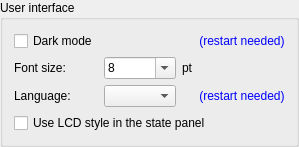
         <widget class="QGroupBox" name="grpUserInterface">
          <property name="title">
           <string>User interface</string>
          </property>
          <layout class="QVBoxLayout" name="verticalLayout_9">
           <item>
            <layout class="QGridLayout" name="gridLayout_3">
             <item row="2" column="0">
              <widget class="QLabel" name="lblLanguage">
               <property name="text">
                <string>Language:</string>
               </property>
              </widget>
             </item>
             <item row="1" column="1">
              <widget class="QComboBox" name="cboFontSize">
               <property name="sizePolicy">
                <sizepolicy hsizetype="Preferred" vsizetype="Fixed">
                 <horstretch>0</horstretch>
                 <verstretch>0</verstretch>
                </sizepolicy>
               </property>
               <property name="editable">
                <bool>true</bool>
               </property>
               <property name="currentText">
                <string>8</string>
               </property>
               <property name="maxCount">
                <number>10</number>
               </property>
               <property name="minimumContentsLength">
                <number>1</number>
               </property>
               <item>
                <property name="text">
                 <string>8</string>
                </property>
               </item>
               <item>
                <property name="text">
                 <string>9</string>
                </property>
               </item>
               <item>
                <property name="text">
                 <string>10</string>
                </property>
               </item>
               <item>
                <property name="text">
                 <string>11</string>
                </property>
               </item>
               <item>
                <property name="text">
                 <string>12</string>
                </property>
               </item>
              </widget>
             </item>
             <item row="1" column="3">
              <spacer name="horizontalSpacer_2">
               <property name="orientation">
                <enum>Qt::Orientation::Horizontal</enum>
               </property>
               <property name="sizeHint" stdset="0">
                <size>
                 <width>40</width>
                 <height>20</height>
                </size>
               </property>
              </spacer>
             </item>
             <item row="1" column="2">
              <widget class="QLabel" name="label_30">
               <property name="text">
                <string>pt</string>
               </property>
              </widget>
             </item>
             <item row="1" column="0">
              <widget class="QLabel" name="lblFontSize">
               <property name="text">
                <string>Font size:</string>
               </property>
              </widget>
             </item>
             <item row="2" column="1">
              <widget class="QComboBox" name="cboLanguage">
               <property name="sizePolicy">
                <sizepolicy hsizetype="Preferred" vsizetype="Fixed">
                 <horstretch>0</horstretch>
                 <verstretch>0</verstretch>
                </sizepolicy>
               </property>
               <property name="editable">
                <bool>false</bool>
               </property>
               <property name="currentText">
                <string/>
               </property>
               <property name="maxCount">
                <number>10</number>
               </property>
              </widget>
             </item>
             <item row="0" column="0">
              <widget class="QCheckBox" name="chkDarkTheme">
               <property name="text">
                <string>Dark mode</string>
               </property>
              </widget>
             </item>
             <item row="2" column="3">
              <widget class="QLabel" name="label_31">
               <property name="styleSheet">
                <string notr="true">color: blue;</string>
               </property>
               <property name="text">
                <string>(restart needed)</string>
               </property>
               <property name="alignment">
                <set>Qt::AlignmentFlag::AlignCenter</set>
               </property>
              </widget>
             </item>
             <item row="0" column="3">
              <widget class="QLabel" name="label_34">
               <property name="styleSheet">
                <string notr="true">color: blue;</string>
               </property>
               <property name="text">
                <string>(restart needed)</string>
               </property>
               <property name="alignment">
                <set>Qt::AlignmentFlag::AlignCenter</set>
               </property>
              </widget>
             </item>
            </layout>
           </item>
           <item>
            <widget class="QCheckBox" name="chkStatePanelUseLCDStyle">
             <property name="text">
              <string>Use LCD style in the state panel</string>
             </property>
            </widget>
           </item>
          </layout>
         </widget>
